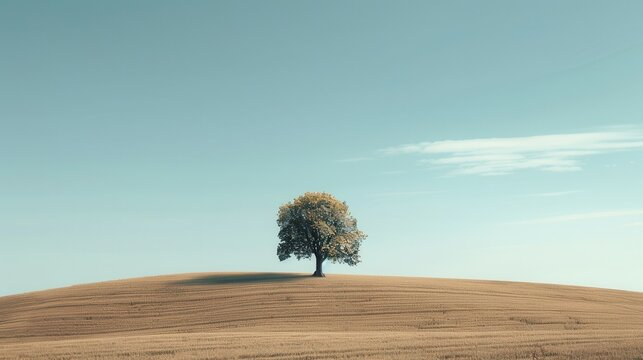
#> input picture landscape.jpg, 643 x 360 px
$ python image_trans.py
#> lines starting #> are read from the running program, lines starting #| are printed output that depends on the picture; after the words box and inside, x2 and y2 are one past the last pixel; in counts of white or black regions, pixels touching at a corner belong together
import cv2

img = cv2.imread('landscape.jpg')
#> img is the input picture: shape (360, 643, 3); mean B, G, R 174.8, 182.6, 161.9

# grayscale
grey = cv2.cvtColor(img, cv2.COLOR_BGR2GRAY)
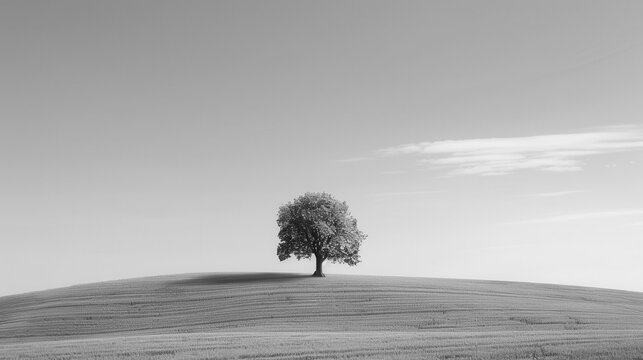
#> grey: shape (360, 643); min 3, max 241, mean 175.4


# blur
blur = cv2.GaussianBlur(img, (7, 7), cv2.BORDER_DEFAULT)
# cv2.imshow('Blur Image', blur)

edges = cv2.Canny(img, 20, 75)
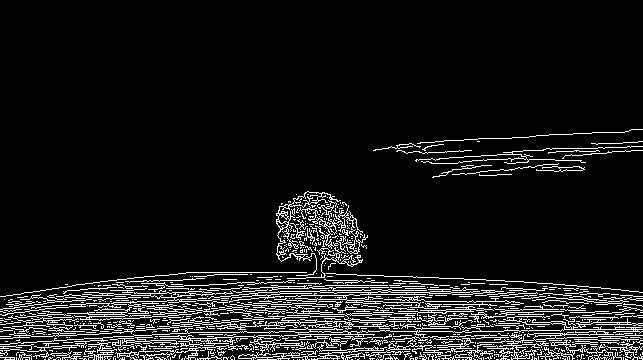
#> edges: shape (360, 643); 9.2% white in thin lines or dots, all inside (x1, y1, x2, y2) = (0, 129, 643, 360)
edges100 = cv2.Canny(img, 100, 175)
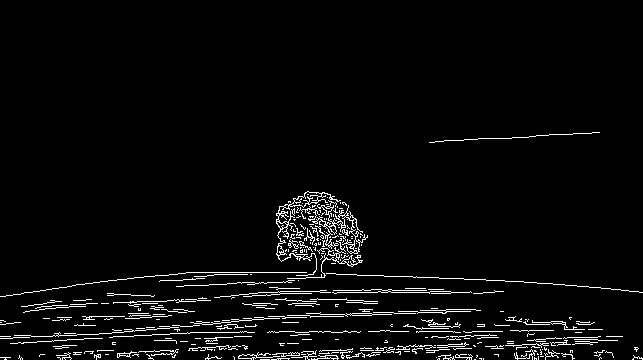
#> edges100: shape (360, 643); 3.8% white in thin lines or dots, all inside (x1, y1, x2, y2) = (0, 132, 643, 360)
cv2.imshow('Edges100', edges100)
cv2.imshow('Edges', edges)

cv2.waitKey(0)

$ run again, with suki the pookie.webp saved as landscape.jpg
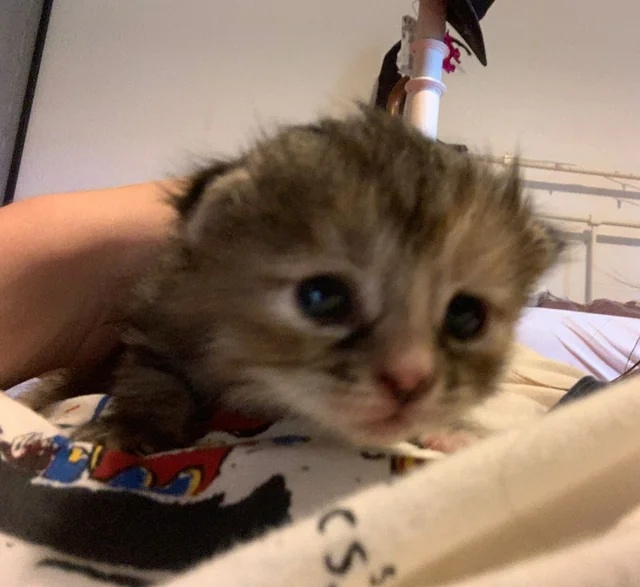
#> input picture suki the pookie.webp, 640 x 587 px
#> img is the input picture: shape (587, 640, 3); mean B, G, R 97.7, 114.6, 137.3
#> `edges = cv2.Canny(img, 20, 75)`:
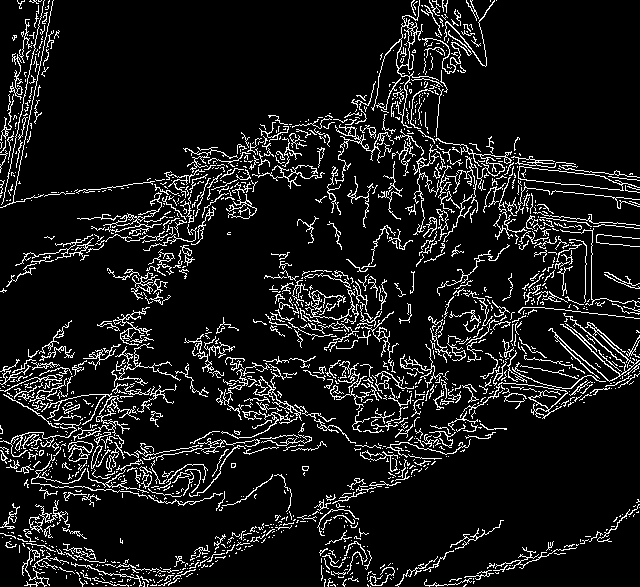
#> edges: shape (587, 640); 9.9% white in thin lines or dots
#> `edges100 = cv2.Canny(img, 100, 175)`:
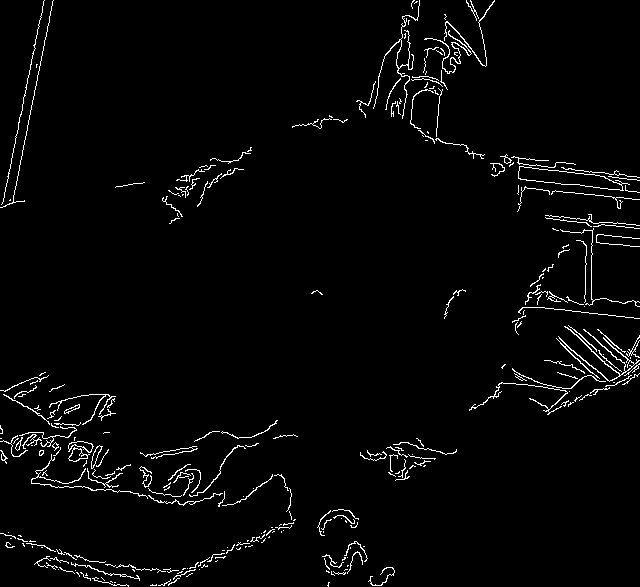
#> edges100: shape (587, 640); 2.6% white in thin lines or dots
